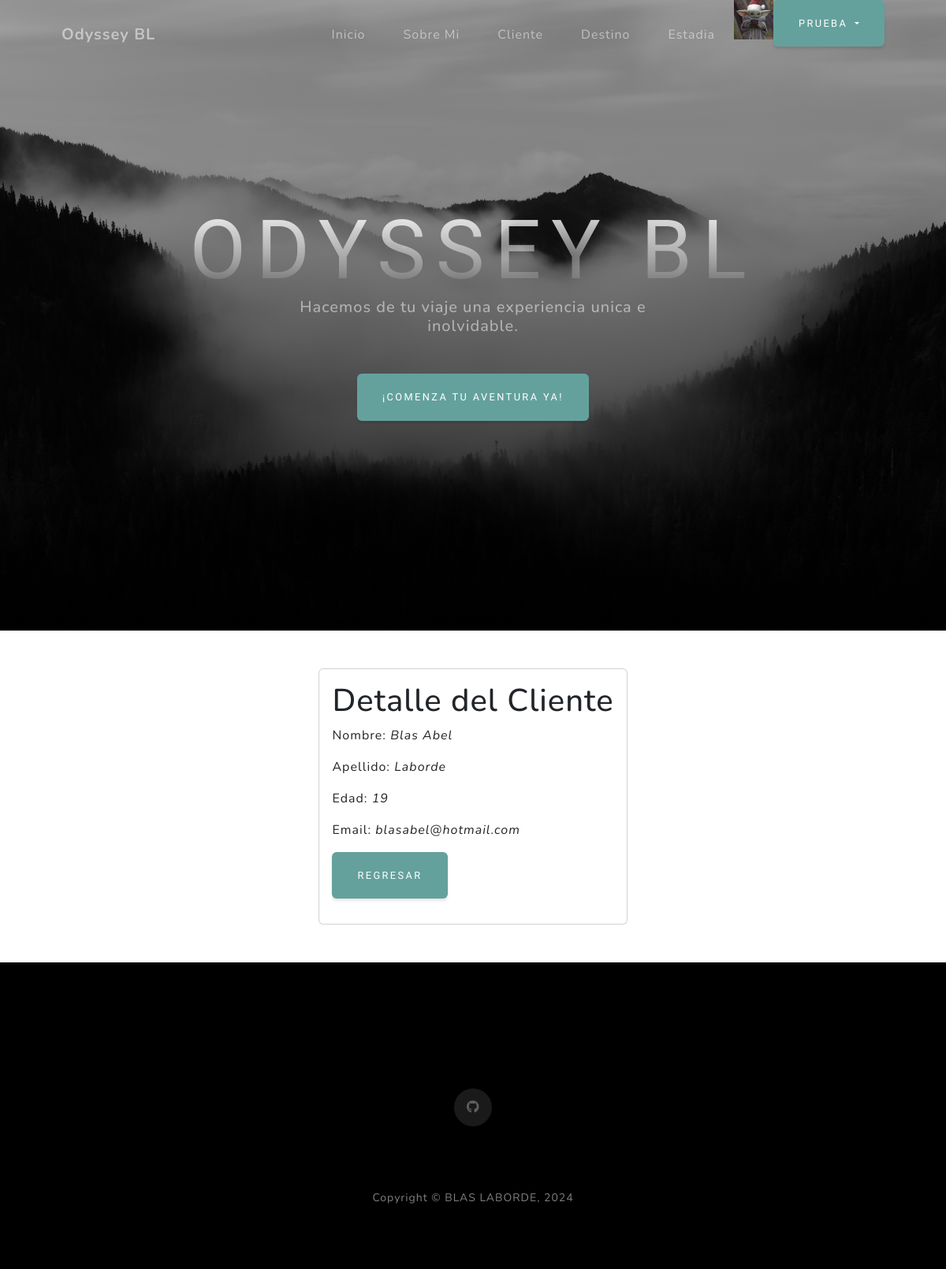
Page /cliente/12/ (signed in) on the committed database.
### users/models.py (models this page shows, shortened)
class Avatar(models.Model):
    user = models.OneToOneField(User, on_delete=models.CASCADE, null=True)
    imagen = models.ImageField(upload_to='avatares', null=True, blank = True)

### Viajes/models.py (models this page shows, shortened)
class Cliente(models.Model):
    nombre = models.CharField(max_length=40)
    apellido = models.CharField(max_length=40)
    edad = models.IntegerField()
    email = models.EmailField()

### Viajes/views.py (the view)
# urls.py: path('cliente/<int:pk>/', views.ClienteDetailView.as_view(), name="ClienteDetalle"),
class ClienteDetailView(LoginRequiredMixin, DetailView):
    model = Cliente
    template_name = "Viajes/CBV/cliente_detalle.html"

### Viajes/templates/Viajes/CBV/cliente_detalle.html (shortened to what this page needs)
<!DOCTYPE html>
<html lang="en">
<head>
</head>
<body>
    {% extends "Viajes/padre.html" %}
    {% load static %}
    {% block contenidoQueCambia %}
    <div class="container custom-bg p-5">
        <div class="d-flex justify-content-center">
            <div class="d-flex flex-column">
                <div class="card">
                    <div class="card-body">
                        <h1> Detalle del Cliente </h1>
                        <p> Nombre: <i>{{cliente.nombre}}</i> </p>
                        <p> Apellido: <i>{{cliente.apellido}}</i> </p>
                        <p> Edad: <i>{{cliente.edad}}</i> </p>
                        <p> Email: <i>{{cliente.email}}</i> </p>
                        <p>
                            <a href="{% url 'ClienteLista' %}" class="btn btn-primary">Regresar</a>
                        </p>
                    </div>
                </div>
            </div>
        </div>
    </div>
    {% endblock %}

### Viajes/templates/Viajes/padre.html (shortened to what this page needs)
{% load static %}
<!DOCTYPE html>
<html lang="en">
    <head>
        <link href="{% static 'Viajes/css/styles.css' %}" rel="stylesheet" />
    </head>
    <body id="page-top">
        <nav class="navbar navbar-expand-lg navbar-light fixed-top" id="mainNav">
            <div class="container px-4 px-lg-5">
                <a class="navbar-brand" href="{% url 'inicio' %}">Odyssey BL</a>
                <div class="collapse navbar-collapse" id="navbarResponsive">
                    <ul class="navbar-nav ms-auto">
                        <li class="nav-item"><a class="nav-link" href="{% url 'inicio' %}">Inicio</a></li>
                        <li class="nav-item"><a class="nav-link" href="{% url 'sobre nosotros' %}">Sobre Mi</a></li>
                        <li class="nav-item"><a class="nav-link" href="{% url 'ClienteLista' %}">Cliente</a></li>
                        <li class="nav-item"><a class="nav-link" href="{% url 'DestinoLista' %}">Destino</a></li>
                        <li class="nav-item"><a class="nav-link" href="{% url 'EstadiaLista' %}">Estadia</a></li>
                        {% if request.user.is_authenticated %}
                            <img src="{{request.user.avatar.imagen.url}}" alt="" style="height: 50px;width: 50px;">
                            <div class="dropdown">
                                <button class="btn btn-primary dropdown-toggle" type="button" id="dropdownMenuButton1" data-bs-toggle="dropdown" aria-expanded="false">
                                    {{request.user.username}}
                                </button>
                            </div>
                        {% endif %}
                    </ul>
                </div>
            </div>
        </nav>
        <header class="masthead">
            <div class="container px-4 px-lg-5 d-flex h-100 align-items-center justify-content-center">
                <div class="d-flex justify-content-center">
                    <div class="text-center">
                        <h1 class="mx-auto my-0 text-uppercase">Odyssey BL</h1>
                        <h2 class="text-white-50 mx-auto mt-2 mb-5"> Hacemos de tu viaje una experiencia unica e inolvidable.</h2>
                        <a class="btn btn-primary" href="#about">¡Comenza tu aventura ya!</a>
                    </div>
                </div>
            </div>
        </header>
        {% block contenidoQueCambia %}
        {% endblock %}
         <section class="contact-section bg-black">
            <div class="container px-4 px-lg-5">
                <div class="social d-flex justify-content-center">
                    <a class="mx-2" href="https://github.com/blasabel"><i class="fab fa-github"></i></a>
                </div>
            </div>
        </section>
        <footer class="footer bg-black small text-center text-white-50"><div class="container px-4 px-lg-5">Copyright &copy; BLAS LABORDE, 2024</div></footer>
    </body>
</html>

### rows in the picture
Cliente: nombre "Blas Abel", apellido "Laborde", edad "19", email "blasabel@hotmail.com"

### other values in the picture
{{ request.user.username }} "PRUEBA"
